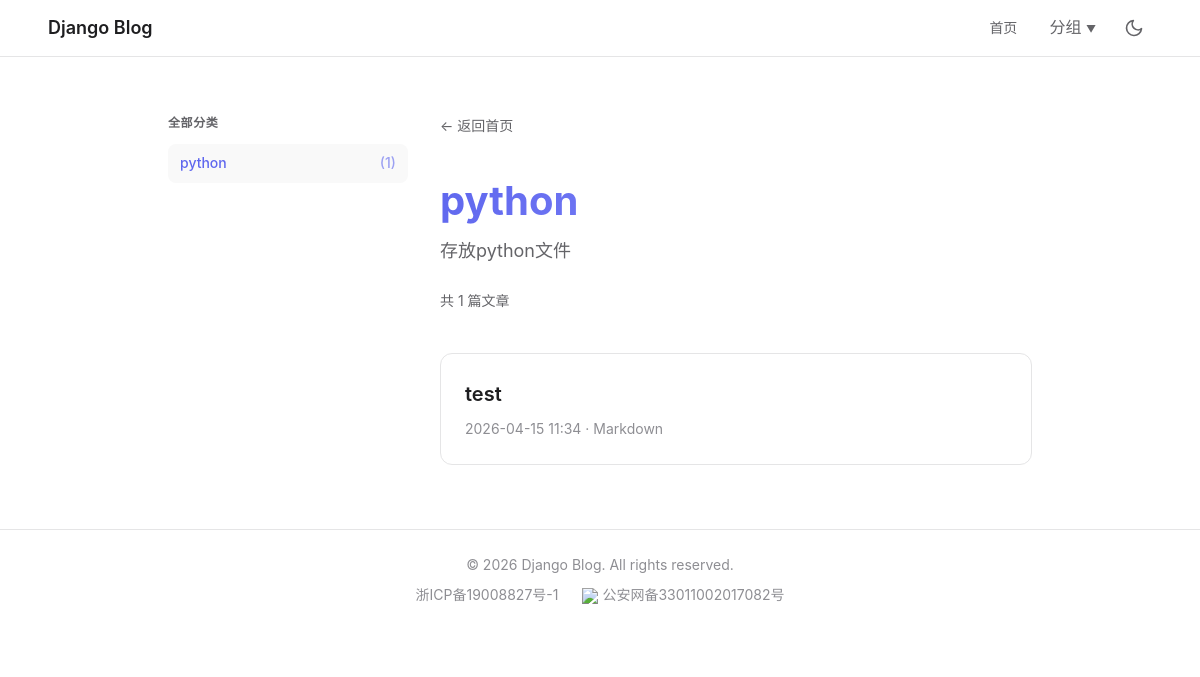
Screenshot of /c/python/ with the database file from the repository.
### blog/models.py (models this page shows, shortened)
class Category(models.Model):
    name = models.CharField("名称", max_length=100, unique=True)
    slug = models.SlugField("URL标识", max_length=120, unique=True, blank=True)
    description = models.TextField("描述", blank=True)
    created_at = models.DateTimeField("创建时间", default=timezone.now, editable=False)
    class Meta:
        verbose_name = "分类"
        verbose_name_plural = "分类"
        ordering = ["name"]
    @property
    def published_posts_count(self):
        return self.posts.filter(published=True).count()

class Post(models.Model):
    class SourceType(models.TextChoices):
        MARKDOWN = "markdown", "Markdown"
        PDF = "pdf", "PDF"
    category = models.ForeignKey(
        Category,
        verbose_name="分类",
        on_delete=models.SET_NULL,
        null=True,
        blank=True,
        related_name="posts"
    )
    title = models.CharField("标题", max_length=200)
    slug = models.SlugField("URL标识", max_length=220, unique=True, blank=True)
    source_type = models.CharField(
        "来源类型",
        max_length=20,
        choices=SourceType.choices,
        db_index=True
    )
    source_file = models.FileField("源文件", upload_to="document/")
    content_markdown = models.TextField("Markdown内容", blank=True)
    content_text = models.TextField("文本内容", blank=True)
    content_html = models.TextField("HTML内容", blank=True)
    created_at = models.DateTimeField("创建时间", default=timezone.now, editable=False)
    updated_at = models.DateTimeField("更新时间", auto_now=True)
    published = models.BooleanField("已发布", default=True, db_index=True)
    class Meta:
        verbose_name = "文章"
        verbose_name_plural = "文章"
        ordering = ["-created_at"]

### blog/views.py (the view)
# urls.py: path("c/<slug:slug>/", views.CategoryDetailView.as_view(), name="category_detail"),
class CategoryDetailView(DetailView):
    model = Category
    template_name = "blog/category_detail.html"
    context_object_name = "category"
    slug_field = "slug"
    slug_url_kwarg = "slug"
    def get_context_data(self, **kwargs):
        context = super().get_context_data(**kwargs)
        context["categories"] = Category.objects.all()
        context["posts"] = self.object.posts.filter(published=True).order_by("-created_at")
        return context

### blog/context_processors.py (called while the page is built)
def icp_info(request):
    return {
        'ICP_INFO': getattr(settings, 'ICP_INFO', ''),
        'GOV_INFO': getattr(settings, 'GOV_INFO', '')
    }

def categories(request):
    return {
        'categories': Category.objects.all()
    }

### templates/blog/category_detail.html (shortened to what this page needs)
{% extends "base.html" %}
{% block content %}
<div class="VPContent has-sidebar" style="padding-top: 32px;">
  <aside class="VPSidebar">
    <div class="sidebar-section">
      <div class="sidebar-title">全部分类</div>
        {% for cat in categories %}
        <a href="{% url 'blog:category_detail' slug=cat.slug %}"
           class="sidebar-link {% if cat.slug == category.slug %}active{% endif %}">
          {{ cat.name }}
          <span style="float: right; opacity: 0.6;">({{ cat.published_posts_count }})</span>
        </a>
      {% endfor %}
    </div>
  </aside>
  <main class="VPMain">
    <a href="/" class="back-link">← 返回首页</a>
    <div class="VPHomeHero" style="padding: 24px 0 16px;">
      <h1 class="hero-title">{{ category.name }}</h1>
      {% if category.description %}
        <p class="hero-tagline">{{ category.description }}</p>
      {% endif %}
      <p class="hero-tagline" style="font-size: 14px;">共 {{ posts|length }} 篇文章</p>
    </div>
    <div class="stack">
      {% for post in posts %}
        <a href="{% url 'blog:post_detail' slug=post.slug %}" style="text-decoration: none;">
          <article class="card">
            <h2 class="card-title">{{ post.title }}</h2>
            <div class="card-meta">
              <span>{{ post.created_at|date:"Y-m-d H:i" }}</span>
              <span>·</span>
              <span>{{ post.get_source_type_display }}</span>
            </div>
          </article>
        </a>
      {% empty %}
        <div class="card">
          <p class="muted">该分类下还没有文章。</p>
        </div>
      {% endfor %}
    </div>
  </main>
</div>
{% endblock %}

### templates/base.html (style rules this page uses)
:root { --vp-c-brand: #5f67ee; --vp-c-brand-light: #7c81f7; --vp-c-brand-lighter: #9499ff; --vp-c-bg: #ffffff; --vp-c-bg-alt: #f6f6f7; --vp-c-bg-soft: #f9f9f9; --vp-c-text-1: #1e1e20; --vp-c-text-2: #646468; --vp-c-text-3: #8e8e93; --vp-c-divider: #e5e5e6; --vp-c-border: #e5e5e6; --vp-nav-bg: rgba(255, 255, 255, 0.8); --vp-code-bg: #282c34; --vp-font-family-base: -apple-system, BlinkMacSystemFont, "Segoe UI", Roboto, "Helvetica Neue", Arial, "Noto Sans", sans-serif, "Apple Color Emoji", "Segoe UI Emoji", "Segoe UI Symbol", "Noto Color Emoji"; --vp-font-family-mono: ui-monospace, SFMono-Regular, Menlo, Monaco, Consolas, "Liberation Mono", "Courier New", monospace; }
* { box-sizing: border-box; margin: 0; padding: 0; }
html { line-height: 1.6; -webkit-text-size-adjust: 100%; }
body { font-family: var(--vp-font-family-base); color: var(--vp-c-text-1); background-color: var(--vp-c-bg); min-height: 100vh; }
a { color: var(--vp-c-brand); text-decoration: none; transition: color 0.25s; }
.VPContent { padding-top: 24px; }
.VPHomeHero { padding: 48px 0 32px; }
.hero-title { font-size: 40px; font-weight: 700; line-height: 1.2; margin-bottom: 12px; background: linear-gradient(120deg, var(--vp-c-brand) 0%, var(--vp-c-brand-lighter) 100%); -webkit-background-clip: text; -webkit-text-fill-color: transparent; background-clip: text; }
.hero-tagline { font-size: 18px; color: var(--vp-c-text-2); margin-bottom: 24px; }
.card { background-color: var(--vp-c-bg); border: 1px solid var(--vp-c-border); border-radius: 12px; padding: 24px; margin-bottom: 16px; transition: border-color 0.25s, background-color 0.25s; }
.card-title { font-size: 20px; font-weight: 600; margin-bottom: 8px; color: var(--vp-c-text-1); }
.card-meta { font-size: 14px; color: var(--vp-c-text-3); }
.stack { display: flex; flex-direction: column; gap: 16px; }
.VPContent.has-sidebar { display: flex; gap: 32px; max-width: 1152px; margin: 0 auto; padding: 24px 24px 0; }
.VPSidebar { width: 240px; flex-shrink: 0; position: sticky; top: 80px; height: fit-content; max-height: calc(100vh - 100px); overflow-y: auto; }
.VPSidebar .sidebar-title { font-size: 12px; font-weight: 600; color: var(--vp-c-text-2); text-transform: uppercase; letter-spacing: 0.05em; margin-bottom: 12px; }
.VPSidebar .sidebar-link { display: block; padding: 8px 12px; border-radius: 8px; color: var(--vp-c-text-2); font-size: 14px; transition: background-color 0.25s, color 0.25s; margin-bottom: 2px; }
.VPSidebar .sidebar-link.active { background-color: var(--vp-c-bg-soft); color: var(--vp-c-brand); font-weight: 500; }
.VPSidebar .sidebar-section { margin-bottom: 24px; }
.VPMain { flex: 1; min-width: 0; }
.back-link { display: inline-flex; align-items: center; gap: 4px; font-size: 14px; color: var(--vp-c-text-2); margin-bottom: 16px; }

### rows the page displays
Category: name "python", published_posts_count "1", description "存放python文件"
Post: title "test", created_at "2026-04-15 11:34", source_type "Markdown"

### other values shown
{{ posts|length }} "1"
{{ ICP_INFO }} "浙ICP备19008827号-1"
{{ GOV_INFO }} "公安网备33011002017082号"
